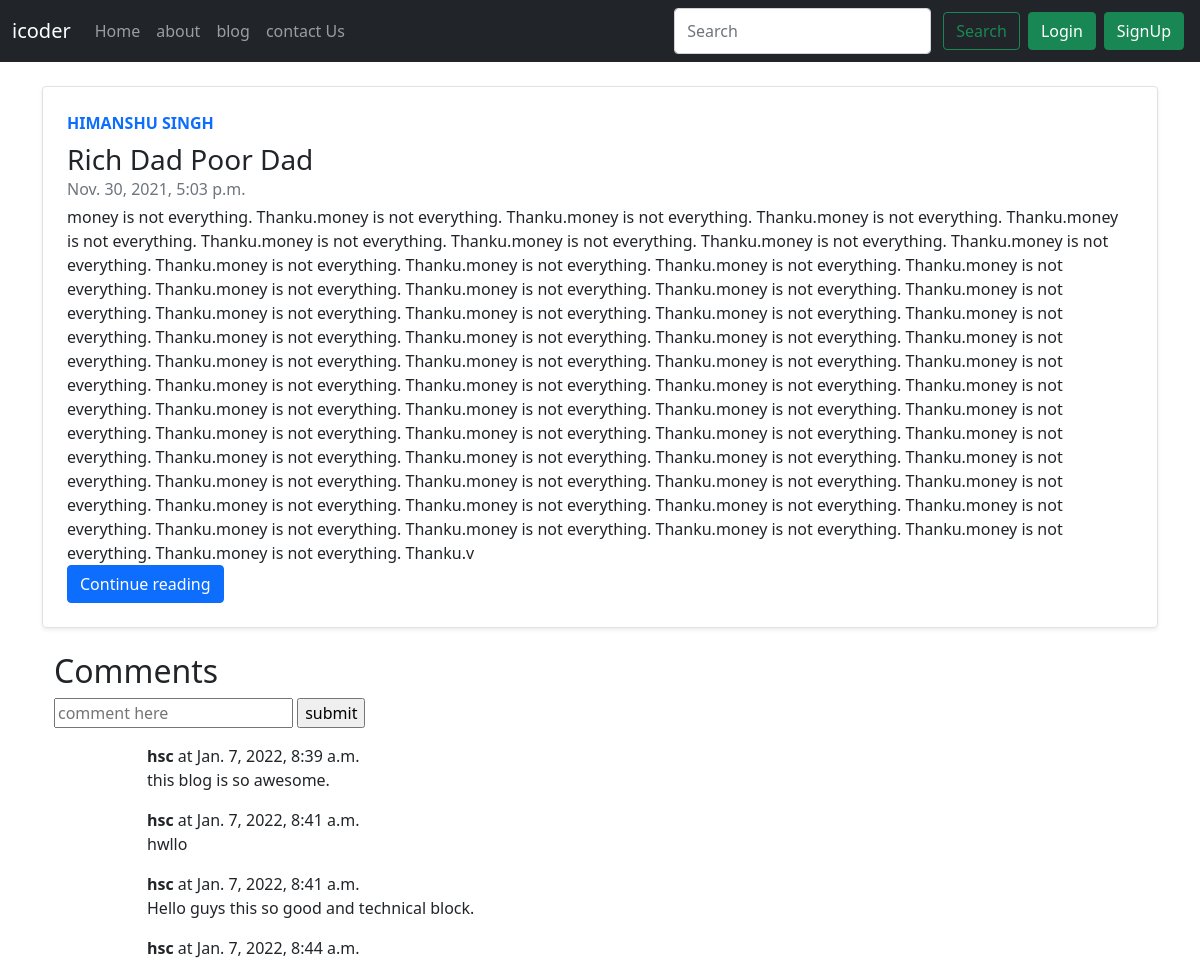
The app's page /blog/second_post with its own data.
### blog/models.py (models this page shows, shortened)
class Post(models.Model):
    sno=models.AutoField(primary_key=True)
    title=models.CharField(max_length=250)
    content=models.TextField()
    slug=models.CharField(max_length=130)
    author=models.CharField(max_length=113)
    datetime=models.DateTimeField(blank=True)

class Blogcomment(models.Model):
    sno=models.AutoField(primary_key=True)
    comment=models.TextField()
    user=models.ForeignKey(User,on_delete=models.CASCADE)
    post=models.ForeignKey(Post,on_delete=models.CASCADE)
    parent=models.ForeignKey('self',on_delete=models.CASCADE,null=True)
    timestamp=models.DateTimeField(default=now)

### blog/views.py (the view)
# urls.py: path('<str:slug>', views.blogpost, name='blogpost'),
def blogpost(request,slug):
    post=Post.objects.filter(slug=slug).first()
    comments=Blogcomment.objects.filter(post=post)
    context={'post':post,'comments':comments}
    return render(request,'blog/blogpost.html',context)

### templates/blog/blogpost.html (shortened to what this page needs)
{% extends 'base.html' %}
{% block body %}
<div class="container">
  <div class="row g-0 border rounded overflow-hidden flex-md-row my-4 mb-4 shadow-sm h-md-250 position-relative">
    <div class="col p-4 d-flex flex-column position-static">
      <strong class="d-inline-block mb-2 text-primary">{{post.author}}</strong>
      <h3 class="mb-0">{{post.title}}</h3>
      <div class="mb-1 text-muted">{{post.datetime}}</div>
      <p class="card-text mb-auto">{{post.content}}</p>
      <div> <a href="/blog/{{post.slug}}" role="button" class="btn btn-primary">Continue reading</a></div>
    </div>
  </div>
<div class="container">
  <h2>Comments</h2>
  <form action="/blog/postcomment" method="post">
    <input type="text" name="comment" placeholder="comment here">
    <input type="submit" value="submit" >
  </form>
  {% for comment in comments %}
  <div class="row my-3 ">
    <div class="col-md-1">
  </div>
    <div class="col-md-11">
      <b>{{comment.user.username}} </b>
      at {{comment.timestamp}}
      <div class="comment">{{comment.comment}}</div>
    </div>
  </div>
  {% endfor %}
</div>
  {% endblock body %}

### templates/base.html (shortened to what this page needs)
<!doctype html>
<html lang="en">
  <head>
    <link href="https://cdn.jsdelivr.net/npm/bootstrap@5.0.2/dist/css/bootstrap.min.css" rel="stylesheet">
  </head>
  <body>
    <nav class="navbar navbar-expand-lg navbar-dark bg-dark">
        <div class="container-fluid">
          <a class="navbar-brand" href="/">icoder</a>
          <div class="collapse navbar-collapse" id="navbarSupportedContent">
            <ul class="navbar-nav me-auto mb-2 mb-lg-0">
              <li class="nav-item">
                <a class="nav-link {% block activehome %}{% endblock activehome %}" aria-current="page" href="/">Home</a>
              </li>
              <li class="nav-item">
                <a class="nav-link {% block activeabout %}{% endblock activeabout %}" href="/about">about</a>
              </li>
              <li class="nav-item">
                  <a class="nav-link {% block activeblog %}{% endblock activeblog %}" href="/blog">blog</a>
                </li>
                <li class="nav-item">
                  <a class="nav-link {% block activecontact %}{% endblock activecontact %}" href="/contact">contact Us</a>
                </li>
            </ul>
            <form method="get" action="/search" class="d-flex">
              <input class="form-control me-2" type="search" placeholder="Search" aria-label="Search" name="query" id="search">
              <button class="btn btn-outline-success m-1" type="submit">Search</button>
            </form>
            <button type="button"  class="btn btn-success mx-1" data-bs-toggle="modal" data-bs-target="#LoginModal">
              Login
            </button>
            <button type="button"  class="btn btn-success mx-1 " data-bs-toggle="modal" data-bs-target="#SignUpModal">
              SignUp
            </button>
          </div>
        </div>
      </nav>
      {% block body %}
      {% endblock body %}
  </body>
</html>

### records on screen
Post: author "HIMANSHU SINGH", title "Rich Dad Poor Dad", datetime "Nov. 30, 2021, 5:03 p.m.", content "money is not everything. Thanku.money is not everything. Thanku.money is not everything. Thanku.money is not everything. Thanku.money is not everything. Thanku.money is not everything. Thanku.money is not everything. Thanku.money is not everything. Thanku.money is not everything. Thanku.money is not everything. Thanku.money is not everything. Thanku.money is not everything. Thanku.money is not everything. Thanku.money is not everything. Thanku.money is not everything. Thanku.money is not everything. Thanku.money is not everything. Thanku.money is not everything. Thanku.money is not everything. Thanku.money is not everything. Thanku.money is not everything. Thanku.money is not everything.…"
Blogcomment: user.username "hsc", timestamp "Jan. 7, 2022, 8:39 a.m.", comment "this blog is so awesome."
Blogcomment: user.username "hsc", timestamp "Jan. 7, 2022, 8:41 a.m.", comment "hwllo"
Blogcomment: user.username "hsc", timestamp "Jan. 7, 2022, 8:41 a.m.", comment "Hello guys this so good and technical block."
Blogcomment: user.username "hsc", timestamp "Jan. 7, 2022, 8:44 a.m."
